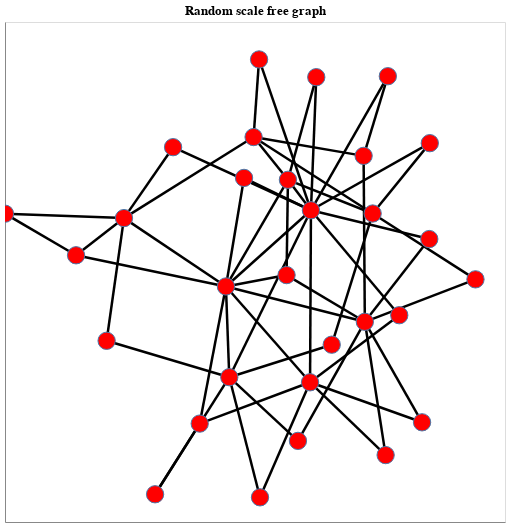

Here is the notebook cell this chart was saved with:
### Code cell
chart1 = VisualizeGraph(base_scale_free, "Random scale free graph")
chart1

### Figure 1 — Vega-Lite specification as saved in the notebook (floating-point values rounded to 4 significant figures)
{"config": {"view": {"continuousWidth": 400, "continuousHeight": 300}}, "layer": [{"data": {"name": "data-caea683f21dddb79feba4ed8e0bed698"}, "mark": {"type": "line", "color": "black", "opacity": 1}, "encoding": {"detail": {"type": "quantitative", "field": "edge"}, "size": {"type": "nominal", "field": "weight", "legend": null}, "x": {"type": "quantitative", "axis": {"grid": false, "labels": false, "ticks": false, "title": ""}, "field": "x"}, "y": {"type": "quantitative", "axis": {"grid": false, "labels": false, "ticks": false, "title": ""}, "field": "y"}}, "selection": {"selector001": {"type": "interval", "bind": "scales", "encodings": ["x", "y"]}}}, {"data": {"name": "data-b36d6568b0246e0d215eac67df52fad4"}, "mark": {"type": "point", "fill": "red", "opacity": 1, "size": 300, "strokeWidth": 1.0}, "encoding": {"x": {"type": "quantitative", "axis": {"grid": false, "labels": false, "ticks": false}, "field": "x"}, "y": {"type": "quantitative", "axis": {"grid": false, "labels": false, "ticks": false}, "field": "y"}}}], "height": 500, "title": "Random scale free graph", "width": 500, "$schema": "https://vega.github.io/schema/vega-lite/v4.8.1.json", "datasets": {"data-caea683f21dddb79feba4ed8e0bed698": [{"edge": 0, "x": -0.5717, "y": 0.1725, "pair": [0, 2], "source": 0, "target": 2}, {"edge": 0, "x": -0.2047, "y": -0.04625, "pair": [0, 2], "source": 0, "target": 2}, {"edge": 1, "x": -0.5717, "y": 0.1725, "pair": [0, 6], "source": 0, "target": 6}, {"edge": 1, "x": -0.1051, "y": 0.4318, "pair": [0, 6], "source": 0, "target": 6}, {"edge": 2, "x": -0.5717, "y": 0.1725, "pair": [0, 10], "source": 0, "target": 10}, {"edge": 2, "x": -0.3949, "y": 0.3995, "pair": [0, 10], "source": 0, "target": 10}, {"edge": 3, "x": -0.5717, "y": 0.1725, "pair": [0, 11], "source": 0, "target": 11}, {"edge": 3, "x": -0.7442, "y": 0.0535, "pair": [0, 11], "source": 0, "target": 11}, {"edge": 4, "x": -0.5717, "y": 0.1725, "pair": [0, 22], "source": 0, "target": 22}, {"edge": 4, "x": -0.6342, "y": -0.2201, "pair": [0, 22], "source": 0, "target": 22}, {"edge": 5, "x": -0.5717, "y": 0.1725, "pair": [0, 27], "source": 0, "target": 27}, {"edge": 5, "x": -1.0, "y": 0.1866, "pair": [0, 27], "source": 0, "target": 27}, {"edge": 6, "x": 0.0982, "y": -0.3529, "pair": [1, 2], "source": 1, "target": 2}, {"edge": 6, "x": -0.2047, "y": -0.04625, "pair": [1, 2], "source": 1, "target": 2}, {"edge": 7, "x": 0.0982, "y": -0.3529, "pair": [1, 3], "source": 1, "target": 3}, {"edge": 7, "x": -0.2991, "y": -0.4851, "pair": [1, 3], "source": 1, "target": 3}, {"edge": 8, "x": 0.0982, "y": -0.3529, "pair": [1, 4], "source": 1, "target": 4}, {"edge": 8, "x": 0.1014, "y": 0.1976, "pair": [1, 4], "source": 1, "target": 4}, {"edge": 9, "x": 0.0982, "y": -0.3529, "pair": [1, 12], "source": 1, "target": 12}, {"edge": 9, "x": 0.4193, "y": -0.1383, "pair": [1, 12], "source": 1, "target": 12}, {"edge": 10, "x": 0.0982, "y": -0.3529, "pair": [1, 14], "source": 1, "target": 14}, {"edge": 10, "x": 0.3703, "y": -0.5859, "pair": [1, 14], "source": 1, "target": 14}, {"edge": 11, "x": 0.0982, "y": -0.3529, "pair": [1, 18], "source": 1, "target": 18}, {"edge": 11, "x": 0.5014, "y": -0.4809, "pair": [1, 18], "source": 1, "target": 18}, {"edge": 12, "x": 0.0982, "y": -0.3529, "pair": [1, 25], "source": 1, "target": 25}, {"edge": 12, "x": -0.082, "y": -0.721, "pair": [1, 25], "source": 1, "target": 25}, {"edge": 13, "x": -0.2047, "y": -0.04625, "pair": [2, 3], "source": 2, "target": 3}, {"edge": 13, "x": -0.2991, "y": -0.4851, "pair": [2, 3], "source": 2, "target": 3}, {"edge": 14, "x": -0.2047, "y": -0.04625, "pair": [2, 4], "source": 2, "target": 4}, {"edge": 14, "x": 0.1014, "y": 0.1976, "pair": [2, 4], "source": 2, "target": 4}, {"edge": 15, "x": -0.2047, "y": -0.04625, "pair": [2, 5], "source": 2, "target": 5}, {"edge": 15, "x": 0.01859, "y": 0.2951, "pair": [2, 5], "source": 2, "target": 5}, {"edge": 16, "x": -0.2047, "y": -0.04625, "pair": [2, 7], "source": 2, "target": 7}, {"edge": 16, "x": -0.1926, "y": -0.3366, "pair": [2, 7], "source": 2, "target": 7}, {"edge": 17, "x": -0.2047, "y": -0.04625, "pair": [2, 8], "source": 2, "target": 8}, {"edge": 17, "x": 0.01364, "y": -0.009905, "pair": [2, 8], "source": 2, "target": 8}, {"edge": 18, "x": -0.2047, "y": -0.04625, "pair": [2, 9], "source": 2, "target": 9}, {"edge": 18, "x": -0.1395, "y": 0.3011, "pair": [2, 9], "source": 2, "target": 9}, {"edge": 19, "x": -0.2047, "y": -0.04625, "pair": [2, 11], "source": 2, "target": 11}, {"edge": 19, "x": -0.7442, "y": 0.0535, "pair": [2, 11], "source": 2, "target": 11}, {"edge": 20, "x": -0.2047, "y": -0.04625, "pair": [2, 13], "source": 2, "target": 13}, {"edge": 20, "x": 0.2954, "y": -0.1594, "pair": [2, 13], "source": 2, "target": 13}, {"edge": 21, "x": -0.2991, "y": -0.4851, "pair": [3, 23], "source": 3, "target": 23}, {"edge": 21, "x": -0.4597, "y": -0.7113, "pair": [3, 23], "source": 3, "target": 23}, {"edge": 22, "x": 0.1014, "y": 0.1976, "pair": [4, 5], "source": 4, "target": 5}, {"edge": 22, "x": 0.01859, "y": 0.2951, "pair": [4, 5], "source": 4, "target": 5}, {"edge": 23, "x": 0.1014, "y": 0.1976, "pair": [4, 7], "source": 4, "target": 7}, {"edge": 23, "x": -0.1926, "y": -0.3366, "pair": [4, 7], "source": 4, "target": 7}, {"edge": 24, "x": 0.1014, "y": 0.1976, "pair": [4, 9], "source": 4, "target": 9}, {"edge": 24, "x": -0.1395, "y": 0.3011, "pair": [4, 9], "source": 4, "target": 9}, {"edge": 25, "x": 0.1014, "y": 0.1976, "pair": [4, 10], "source": 4, "target": 10}, {"edge": 25, "x": -0.3949, "y": 0.3995, "pair": [4, 10], "source": 4, "target": 10}, {"edge": 26, "x": 0.1014, "y": 0.1976, "pair": [4, 12], "source": 4, "target": 12}, {"edge": 26, "x": 0.4193, "y": -0.1383, "pair": [4, 12], "source": 4, "target": 12}, {"edge": 27, "x": 0.1014, "y": 0.1976, "pair": [4, 17], "source": 4, "target": 17}, {"edge": 27, "x": 0.5293, "y": 0.4123, "pair": [4, 17], "source": 4, "target": 17}, {"edge": 28, "x": 0.1014, "y": 0.1976, "pair": [4, 20], "source": 4, "target": 20}, {"edge": 28, "x": -0.0853, "y": 0.6802, "pair": [4, 20], "source": 4, "target": 20}, {"edge": 29, "x": 0.1014, "y": 0.1976, "pair": [4, 21], "source": 4, "target": 21}, {"edge": 29, "x": 0.1206, "y": 0.6234, "pair": [4, 21], "source": 4, "target": 21}, {"edge": 30, "x": 0.1014, "y": 0.1976, "pair": [4, 26], "source": 4, "target": 26}, {"edge": 30, "x": 0.5274, "y": 0.1054, "pair": [4, 26], "source": 4, "target": 26}, {"edge": 31, "x": 0.1014, "y": 0.1976, "pair": [4, 29], "source": 4, "target": 29}, {"edge": 31, "x": 0.3782, "y": 0.6265, "pair": [4, 29], "source": 4, "target": 29}, {"edge": 32, "x": 0.01859, "y": 0.2951, "pair": [5, 6], "source": 5, "target": 6}, {"edge": 32, "x": -0.1051, "y": 0.4318, "pair": [5, 6], "source": 5, "target": 6}, {"edge": 33, "x": 0.01859, "y": 0.2951, "pair": [5, 8], "source": 5, "target": 8}, {"edge": 33, "x": 0.01364, "y": -0.009905, "pair": [5, 8], "source": 5, "target": 8}, {"edge": 34, "x": 0.01859, "y": 0.2951, "pair": [5, 15], "source": 5, "target": 15}, {"edge": 34, "x": 0.3236, "y": 0.1872, "pair": [5, 15], "source": 5, "target": 15}, {"edge": 35, "x": 0.01859, "y": 0.2951, "pair": [5, 21], "source": 5, "target": 21}, {"edge": 35, "x": 0.1206, "y": 0.6234, "pair": [5, 21], "source": 5, "target": 21}, {"edge": 36, "x": -0.1051, "y": 0.4318, "pair": [6, 15], "source": 6, "target": 15}, {"edge": 36, "x": 0.3236, "y": 0.1872, "pair": [6, 15], "source": 6, "target": 15}, {"edge": 37, "x": -0.1051, "y": 0.4318, "pair": [6, 16], "source": 6, "target": 16}, {"edge": 37, "x": 0.291, "y": 0.3716, "pair": [6, 16], "source": 6, "target": 16}, {"edge": 38, "x": -0.1051, "y": 0.4318, "pair": [6, 20], "source": 6, "target": 20}, {"edge": 38, "x": -0.0853, "y": 0.6802, "pair": [6, 20], "source": 6, "target": 20}, {"edge": 39, "x": -0.1926, "y": -0.3366, "pair": [7, 19], "source": 7, "target": 19}, {"edge": 39, "x": 0.0546, "y": -0.5404, "pair": [7, 19], "source": 7, "target": 19}, {"edge": 40, "x": -0.1926, "y": -0.3366, "pair": [7, 22], "source": 7, "target": 22}, {"edge": 40, "x": -0.6342, "y": -0.2201, "pair": [7, 22], "source": 7, "target": 22}, {"edge": 41, "x": -0.1926, "y": -0.3366, "pair": [7, 23], "source": 7, "target": 23}, {"edge": 41, "x": -0.4597, "y": -0.7113, "pair": [7, 23], "source": 7, "target": 23}, {"edge": 42, "x": -0.1926, "y": -0.3366, "pair": [7, 25], "source": 7, "target": 25}, {"edge": 42, "x": -0.082, "y": -0.721, "pair": [7, 25], "source": 7, "target": 25}, {"edge": 43, "x": -0.1926, "y": -0.3366, "pair": [7, 28], "source": 7, "target": 28}, {"edge": 43, "x": 0.1762, "y": -0.2326, "pair": [7, 28], "source": 7, "target": 28}, {"edge": 44, "x": 0.01364, "y": -0.009905, "pair": [8, 13], "source": 8, "target": 13}, {"edge": 44, "x": 0.2954, "y": -0.1594, "pair": [8, 13], "source": 8, "target": 13}, {"edge": 45, "x": -0.7442, "y": 0.0535, "pair": [11, 27], "source": 11, "target": 27}, {"edge": 45, "x": -1.0, "y": 0.1866, "pair": [11, 27], "source": 11, "target": 27}, {"edge": 46, "x": 0.2954, "y": -0.1594, "pair": [13, 14], "source": 13, "target": 14}, {"edge": 46, "x": 0.3703, "y": -0.5859, "pair": [13, 14], "source": 13, "target": 14}, {"edge": 47, "x": 0.2954, "y": -0.1594, "pair": [13, 16], "source": 13, "target": 16}, {"edge": 47, "x": 0.291, "y": 0.3716, "pair": [13, 16], "source": 13, "target": 16}, {"edge": 48, "x": 0.2954, "y": -0.1594, "pair": [13, 18], "source": 13, "target": 18}, {"edge": 48, "x": 0.5014, "y": -0.4809, "pair": [13, 18], "source": 13, "target": 18}, {"edge": 49, "x": 0.2954, "y": -0.1594, "pair": [13, 19], "source": 13, "target": 19}, {"edge": 49, "x": 0.0546, "y": -0.5404, "pair": [13, 19], "source": 13, "target": 19}, {"edge": 50, "x": 0.2954, "y": -0.1594, "pair": [13, 24], "source": 13, "target": 24}, {"edge": 50, "x": 0.6937, "y": -0.02349, "pair": [13, 24], "source": 13, "target": 24}, {"edge": 51, "x": 0.2954, "y": -0.1594, "pair": [13, 26], "source": 13, "target": 26}, {"edge": 51, "x": 0.5274, "y": 0.1054, "pair": [13, 26], "source": 13, "target": 26}, {"edge": 52, "x": 0.3236, "y": 0.1872, "pair": [15, 17], "source": 15, "target": 17}, {"edge": 52, "x": 0.5293, "y": 0.4123, "pair": [15, 17], "source": 15, "target": 17}, {"edge": 53, "x": 0.3236, "y": 0.1872, "pair": [15, 24], "source": 15, "target": 24}, {"edge": 53, "x": 0.6937, "y": -0.02349, "pair": [15, 24], "source": 15, "target": 24}, {"edge": 54, "x": 0.3236, "y": 0.1872, "pair": [15, 28], "source": 15, "target": 28}, {"edge": 54, "x": 0.1762, "y": -0.2326, "pair": [15, 28], "source": 15, "target": 28}, {"edge": 55, "x": 0.291, "y": 0.3716, "pair": [16, 29], "source": 16, "target": 29}, {"edge": 55, "x": 0.3782, "y": 0.6265, "pair": [16, 29], "source": 16, "target": 29}], "data-b36d6568b0246e0d215eac67df52fad4": [{"y": 0.1725, "x": -0.5717}, {"y": -0.3529, "x": 0.0982}, {"y": -0.04625, "x": -0.2047}, {"y": -0.4851, "x": -0.2991}, {"y": 0.1976, "x": 0.1014}, {"y": 0.2951, "x": 0.01859}, {"y": 0.4318, "x": -0.1051}, {"y": -0.3366, "x": -0.1926}, {"y": -0.009905, "x": 0.01364}, {"y": 0.3011, "x": -0.1395}, {"y": 0.3995, "x": -0.3949}, {"y": 0.0535, "x": -0.7442}, {"y": -0.1383, "x": 0.4193}, {"y": -0.1594, "x": 0.2954}, {"y": -0.5859, "x": 0.3703}, {"y": 0.1872, "x": 0.3236}, {"y": 0.3716, "x": 0.291}, {"y": 0.4123, "x": 0.5293}, {"y": -0.4809, "x": 0.5014}, {"y": -0.5404, "x": 0.0546}, {"y": 0.6802, "x": -0.0853}, {"y": 0.6234, "x": 0.1206}, {"y": -0.2201, "x": -0.6342}, {"y": -0.7113, "x": -0.4597}, {"y": -0.02349, "x": 0.6937}, {"y": -0.721, "x": -0.082}, {"y": 0.1054, "x": 0.5274}, {"y": 0.1866, "x": -1.0}, {"y": -0.2326, "x": 0.1762}, {"y": 0.6265, "x": 0.3782}]}}
